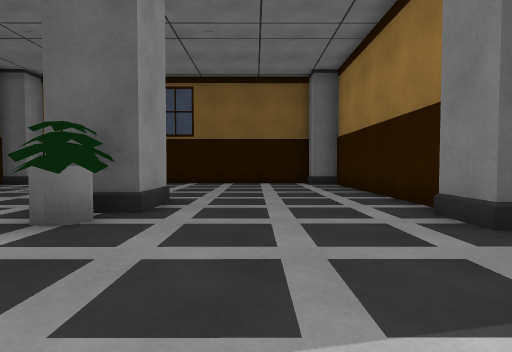
view 1 (above)

19 first-person views from a walk through a scene from a Unity 3-D project. The camera is 0.72 m above the floor, tilts 2° down and sees 80° across. The floor is counted in squares, 1 m on a side. Each view is taken from the middle of a square. On the plan, view 1 faces up. The plan holds only what a view shows up to about 10 squares ahead; the rest is blank. The place goes on beyond the plan.

view 2
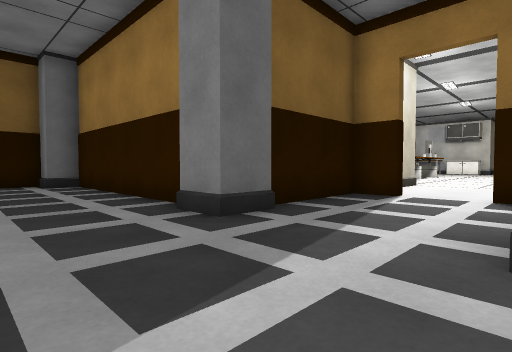

view 3
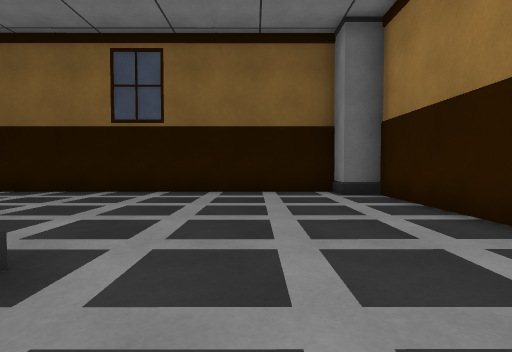

view 4
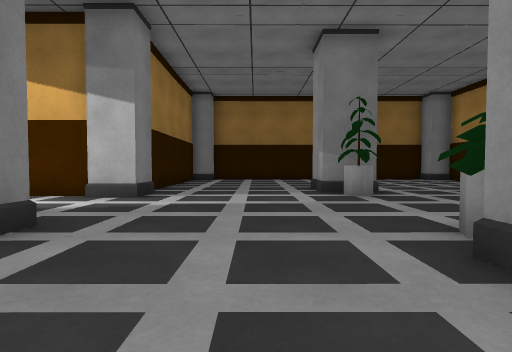

view 5
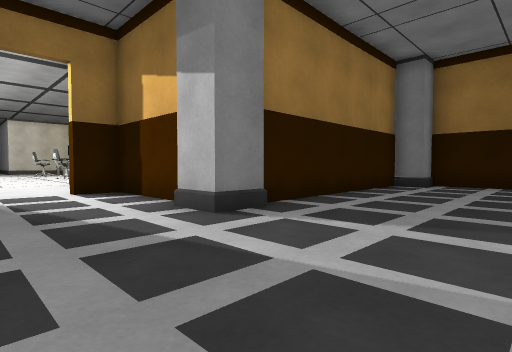

view 6
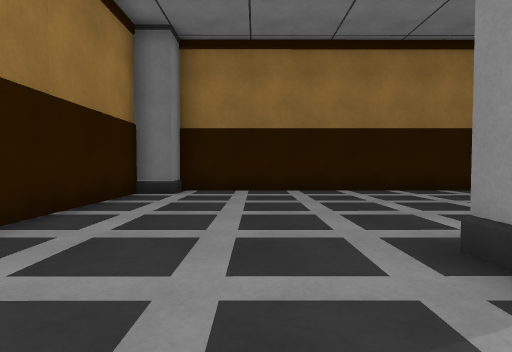

view 7
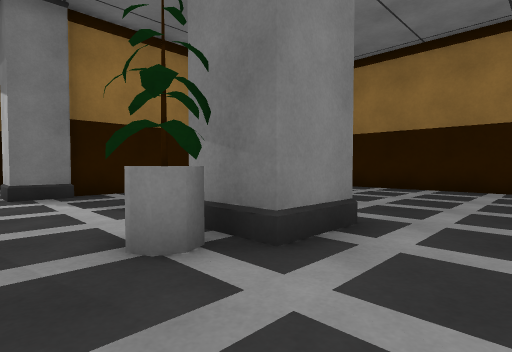

view 8
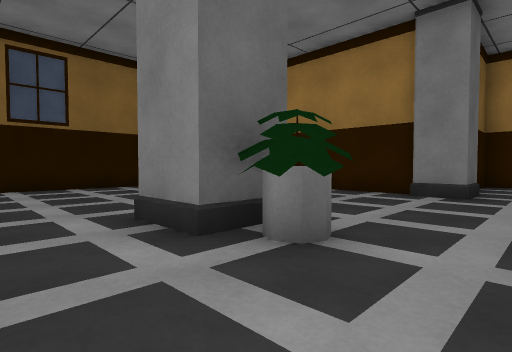

view 9
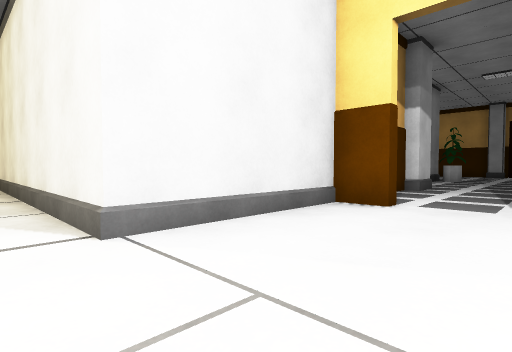

view 10
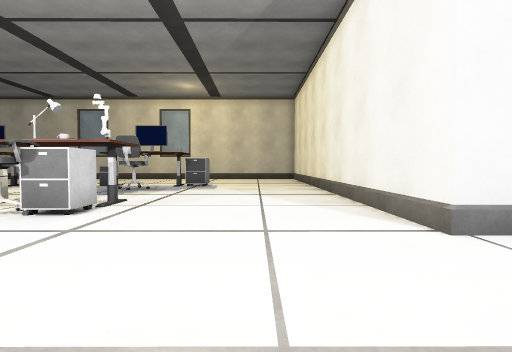

view 11
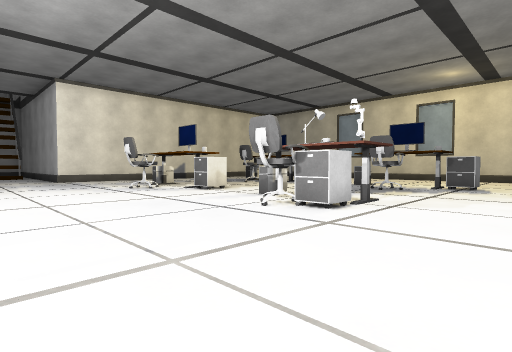

view 12
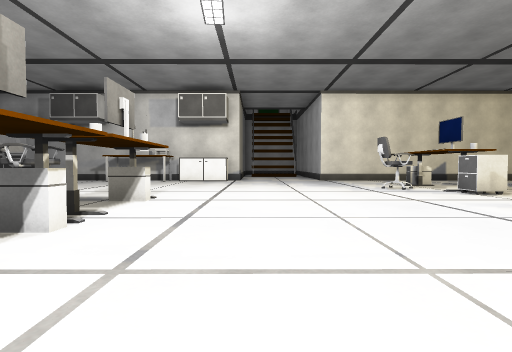

view 13
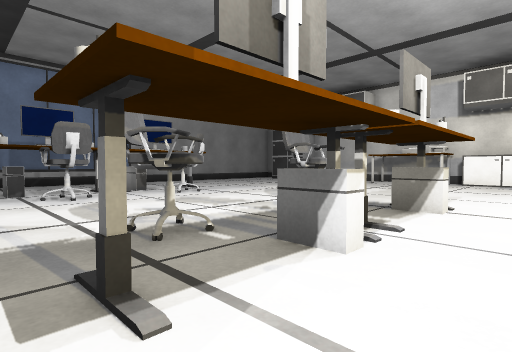

view 14
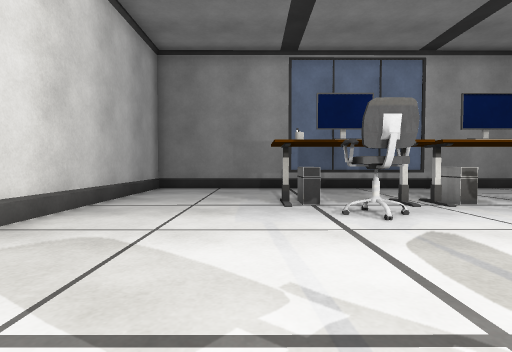

view 15
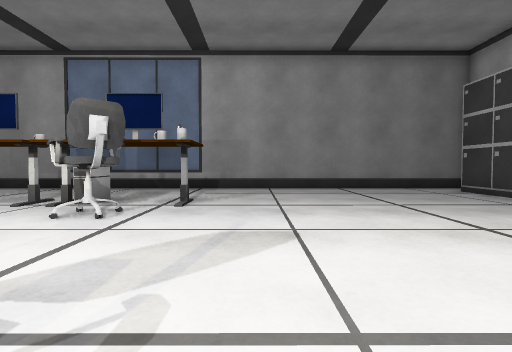

view 16
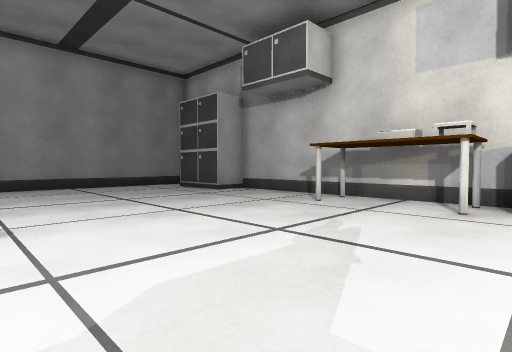

view 17
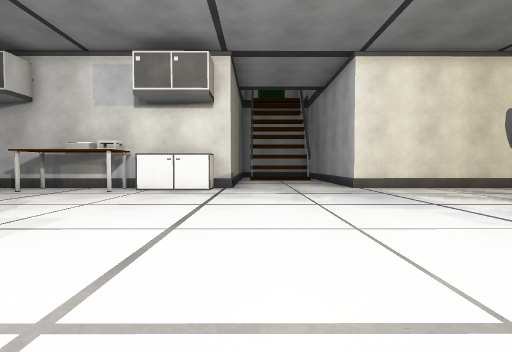

view 18
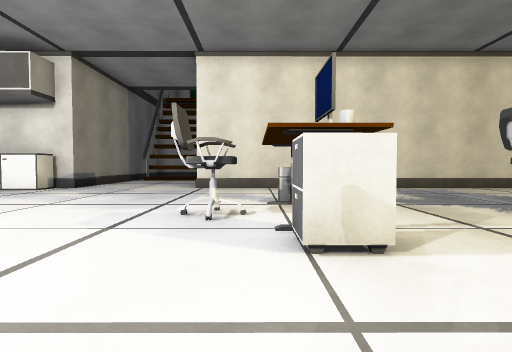

view 19
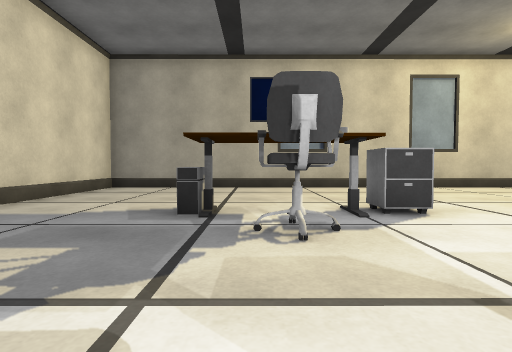

### Floor plan
Points are (right, up) in squares from view 1. A wall is a line through its corners. A room is listed if a view was taken in it or the views show most of it. See-through windows are left out.
Room 1 (views 1, 2, 3, 4, 5, 6, 7, 8)
walls: (3, 4.5) (3, 11.4); (3.7, -0.2) (8.6, -0.2); (7.3, -0.2) (7.3, 0.9) (7.7, 0.9) (7.7, -0.2); (7.7, 2.7) (7.3, 2.7) (7.3, 3.7) (4, 3.7); (1.6, 12.3) (-5.5, 12.3); (3.1, -7.9) (3.1, -1.4); (-5.5, -8.7) (2.2, -8.7)
ways out: opening at (7.5, 1.5) to room 2
objects: pillar (-3, -2) to (-2, -1); other object (-3, 4) to (-2, 4); pillar (-3, 5) to (-2, 6); other object (-2, 0); pillar (2, -8); pillar (2, 12); pillar (3, -1) to (4, 0); pillar (3, 4)
Room 2 (views 9, 10, 11, 12, 13, 14, 15, 16, 17, 18, 19)
walls: (29.1, 3.8) (28.7, 3.8) (28.7, 4.4); (28.7, 6.6) (28.7, 13.3); (8.6, -0.2) (12, -0.2) (12, -8.8); (20.4, -13) (28.7, -12.9) (28.7, -0.1); (15.6, -13) (18.2, -13); (28.6, 16.6) (11.9, 16.6) (12, 10.5)
ways out: opening at (7.5, 1.5) to room 1
objects: cabinet (16, -8); other object (16, 6); chair (16, 7) to (17, 7); computer (16, 13); other object (17, -8); other object (17, -3); cabinet (17, -2) to (17, -1); computer (17, 5) to (18, 6); chair (17, 11) to (17, 12); chair (18, -6); chair (18, -1); other object (18, 13); computer (19, -3); chair (19, 7) to (20, 7); chair (19, 11) to (20, 12); computer (19, 13); computer (20, 5) to (20, 6); other object (21, 6); other object (21, 13); cabinet (22, -8); cabinet (22, -3); chair (23, -6) to (24, -6); chair (23, -1) to (24, -1); computer (25, -9); other object (25, -8); computer (25, -3); other object (27, 7); cabinet (28, 5) to (28, 6); cabinet (28, 15)

Positions as (right, up) in squares from view 1, and headings:
1: (0, 0), facing up
2: (0, 0), facing up-right
3: (0, 4), facing up
4: (0, 7), facing down
5: (-1, 3), facing down-right
6: (0, 0), facing down
7: (-5, 1), facing down-right
8: (-5, 2), facing up-right
9: (13, 3), facing down-left
10: (14, 3), facing down
11: (14, 3), facing down-right
12: (14, 3), facing right
13: (15, 4), facing up-right
14: (15, 7), facing up
15: (22, 7), facing up
16: (22, 6), facing up-right
17: (19, 3), facing right
18: (19, -2), facing right
19: (24, -3), facing down
